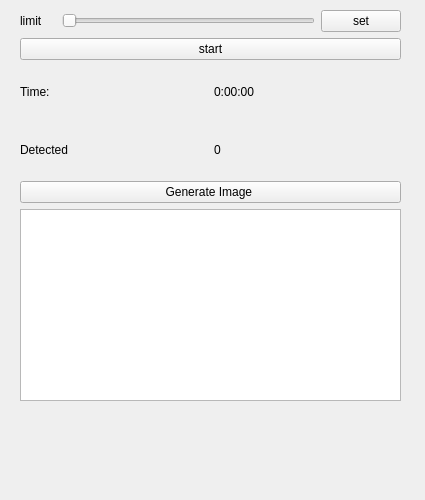
<?xml version="1.0" encoding="UTF-8"?>
<ui version="4.0">
 <class>Form</class>
 <widget class="QWidget" name="Form">
  <property name="geometry">
   <rect>
    <x>0</x>
    <y>0</y>
    <width>425</width>
    <height>500</height>
   </rect>
  </property>
  <property name="minimumSize">
   <size>
    <width>400</width>
    <height>500</height>
   </size>
  </property>
  <property name="windowTitle">
   <string>Form</string>
  </property>
  <widget class="QWidget" name="verticalLayoutWidget">
   <property name="geometry">
    <rect>
     <x>20</x>
     <y>10</y>
     <width>381</width>
     <height>391</height>
    </rect>
   </property>
   <layout class="QVBoxLayout" name="verticalLayout_4">
    <item>
     <layout class="QHBoxLayout" name="horizontalLayout_7">
      <item>
       <widget class="QLabel" name="limit">
        <property name="text">
         <string>limit</string>
        </property>
       </widget>
      </item>
      <item>
       <widget class="QLabel" name="limitValue">
        <property name="enabled">
         <bool>true</bool>
        </property>
        <property name="text">
         <string/>
        </property>
       </widget>
      </item>
      <item>
       <widget class="QSlider" name="limitSlider">
        <property name="orientation">
         <enum>Qt::Horizontal</enum>
        </property>
       </widget>
      </item>
      <item>
       <widget class="QPushButton" name="pushButton">
        <property name="text">
         <string>set</string>
        </property>
       </widget>
      </item>
     </layout>
    </item>
    <item>
     <layout class="QHBoxLayout" name="horizontalLayout_8">
      <item>
       <widget class="QPushButton" name="statusButton">
        <property name="text">
         <string>start</string>
        </property>
       </widget>
      </item>
     </layout>
    </item>
    <item>
     <layout class="QHBoxLayout" name="horizontalLayout_3">
      <item>
       <widget class="QLabel" name="label">
        <property name="text">
         <string>Time:</string>
        </property>
       </widget>
      </item>
      <item>
       <widget class="QLabel" name="elapsed">
        <property name="text">
         <string>0:00:00</string>
        </property>
       </widget>
      </item>
     </layout>
    </item>
    <item>
     <layout class="QHBoxLayout" name="horizontalLayout_2">
      <item>
       <widget class="QLabel" name="label_5">
        <property name="text">
         <string>Detected</string>
        </property>
       </widget>
      </item>
      <item>
       <widget class="QLabel" name="detectionTimes">
        <property name="text">
         <string>0</string>
        </property>
       </widget>
      </item>
     </layout>
    </item>
    <item>
     <widget class="QPushButton" name="generateButton">
      <property name="text">
       <string>Generate Image </string>
      </property>
     </widget>
    </item>
    <item>
     <widget class="QListWidget" name="fileList">
      <property name="enabled">
       <bool>true</bool>
      </property>
      <property name="sizePolicy">
       <sizepolicy hsizetype="Expanding" vsizetype="Fixed">
        <horstretch>0</horstretch>
        <verstretch>0</verstretch>
       </sizepolicy>
      </property>
     </widget>
    </item>
   </layout>
  </widget>
 </widget>
 <resources/>
 <connections/>
</ui>
